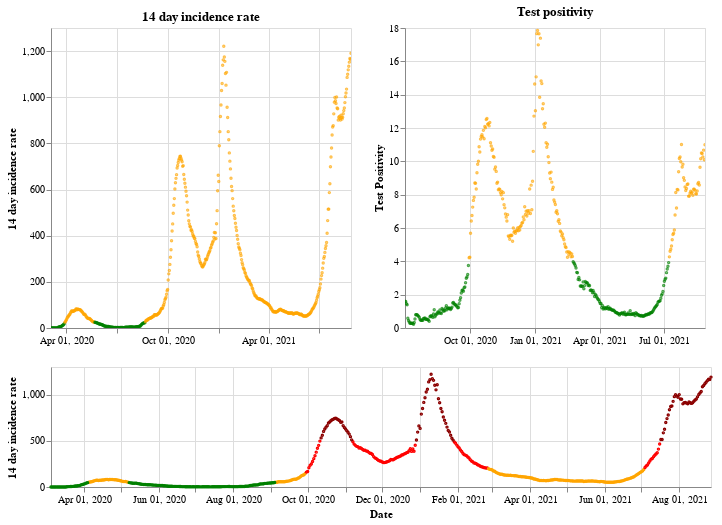

The cell this chart's notebook holds for it:
### Markdown cell above
## Northern Ireland

### Code cell
plot_traffic_light('Northern Ireland')

### Figure 1 — Vega-Lite specification as saved in the notebook (floating-point values rounded to 4 significant figures; data arrays with more than 128 entries replaced by an {"elided": "..."} marker saying what was removed)
{"config": {"view": {"continuousWidth": 400, "continuousHeight": 300}}, "vconcat": [{"hconcat": [{"mark": {"type": "point", "size": 2}, "encoding": {"color": {"condition": {"value": "green", "test": "(datum.twoWeeklyCasesRate <= 25)"}, "value": "orange"}, "tooltip": [{"type": "nominal", "field": "areaName"}, {"type": "temporal", "field": "date"}, {"type": "quantitative", "field": "twoWeeklyCasesRate"}, {"type": "quantitative", "field": "testPositivity"}], "x": {"type": "temporal", "axis": {"title": ""}, "field": "date", "scale": {"domain": {"selection": "DateBrush"}}, "timeUnit": "yearmonthdate"}, "y": {"type": "quantitative", "axis": {"title": "14 day incidence rate"}, "field": "twoWeeklyCasesRate"}}, "title": "14 day incidence rate", "width": 300}, {"mark": {"type": "point", "size": 2}, "encoding": {"color": {"condition": {"value": "green", "test": "(datum.testPositivity <= 4)"}, "value": "orange"}, "tooltip": [{"type": "nominal", "field": "areaName"}, {"type": "temporal", "field": "date"}, {"type": "quantitative", "field": "twoWeeklyCasesRate"}, {"type": "quantitative", "field": "testPositivity"}], "x": {"type": "temporal", "axis": {"title": ""}, "field": "date", "scale": {"domain": {"selection": "DateBrush"}}, "timeUnit": "yearmonthdate"}, "y": {"type": "quantitative", "axis": {"title": "Test Positivity"}, "field": "testPositivity"}}, "title": "Test positivity", "width": 300}]}, {"layer": [{"mark": {"type": "point", "size": 2}, "encoding": {"color": {"condition": {"value": "orange", "test": "(((datum.testPositivity < 4) && (datum.twoWeeklyCasesRate >= 50)) && (datum.twoWeeklyCasesRate < 200))"}, "value": "red"}, "opacity": {"condition": {"value": 1, "test": "((datum.twoWeeklyCasesRate >= 50) && (datum.twoWeeklyCasesRate < 500))"}, "value": 0}, "tooltip": [{"type": "nominal", "field": "areaName"}, {"type": "temporal", "field": "date"}, {"type": "quantitative", "field": "twoWeeklyCasesRate"}, {"type": "quantitative", "field": "testPositivity"}], "x": {"type": "temporal", "axis": {"title": "Date"}, "field": "date", "timeUnit": "yearmonthdate"}, "y": {"type": "quantitative", "axis": {"title": "14 day incidence rate"}, "field": "twoWeeklyCasesRate"}}, "selection": {"DateBrush": {"type": "interval", "encodings": ["x"], "fields": ["Time"]}}}, {"mark": {"type": "point", "size": 2}, "encoding": {"color": {"value": "darkred"}, "opacity": {"condition": {"value": 1, "test": "(datum.twoWeeklyCasesRate >= 500)"}, "value": 0}, "tooltip": [{"type": "nominal", "field": "areaName"}, {"type": "temporal", "field": "date"}, {"type": "quantitative", "field": "twoWeeklyCasesRate"}, {"type": "quantitative", "field": "testPositivity"}], "x": {"type": "temporal", "axis": {"title": "Date"}, "field": "date", "timeUnit": "yearmonthdate"}, "y": {"type": "quantitative", "axis": {"title": "14 day incidence rate"}, "field": "twoWeeklyCasesRate"}}}, {"mark": {"type": "point", "size": 2}, "encoding": {"color": {"condition": {"value": "green", "test": "((datum.testPositivity < 4) && (datum.twoWeeklyCasesRate < 50))"}, "value": "orange"}, "opacity": {"condition": {"value": 1, "test": "(datum.twoWeeklyCasesRate < 50)"}, "value": 0}, "tooltip": [{"type": "nominal", "field": "areaName"}, {"type": "temporal", "field": "date"}, {"type": "quantitative", "field": "twoWeeklyCasesRate"}, {"type": "quantitative", "field": "testPositivity"}], "x": {"type": "temporal", "axis": {"title": "Date"}, "field": "date", "timeUnit": "yearmonthdate"}, "y": {"type": "quantitative", "axis": {"title": "14 day incidence rate"}, "field": "twoWeeklyCasesRate"}}}], "height": 120, "width": 660}], "data": {"name": "data-13deb678a28a876ec0c4c7abd08f5868"}, "$schema": "https://vega.github.io/schema/vega-lite/v4.8.1.json", "datasets": {"data-13deb678a28a876ec0c4c7abd08f5868": {"elided": "541 records"}}}
